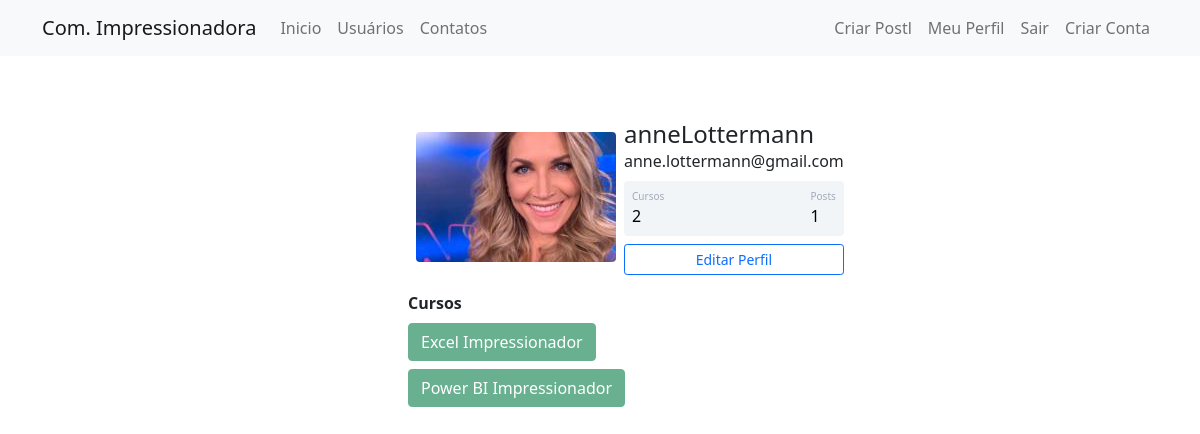
The app's page /perfil (signed in) with its own data.
### comunidadeimpressionadora/models.py (models this page shows)
class Usuario(database.Model, UserMixin):
    id = database.Column(database.Integer, primary_key=True)
    username = database.Column(database.String, nullable=False)
    email = database.Column(database.String, nullable=False, unique=True)
    senha = database.Column(database.String, nullable=False)
    foto_perfil = database.Column(database.String, default='default.jpg')
    posts = database.relationship('Post', backref='autor', lazy=True)
    cursos = database.Column(database.String, nullable=False, default='Não Informado')
    def contar_posts(self):
        return len(self.posts)

### comunidadeimpressionadora/routes.py (the view)
@app.route('/perfil')
@login_required
def perfil():
    foto_perfil = url_for('static', filename='fotos_perfil/{}'.format(current_user.foto_perfil))
    return render_template('perfil.html', foto_perfil=foto_perfil)

### comunidadeimpressionadora/models.py (called while the page is built)
@login_manager.user_loader
def load_usuario(id_usuario):
    return Usuario.query.get(int(id_usuario))

### comunidadeimpressionadora/templates/perfil.html (shortened to what this page needs)
{% extends 'base.html' %}
{% block body %}
          <div class="container mt-5 d-flex justify-content-center">
              <div class="card p-3">
                  <div class="d-flex align-items-center">
                      <div class="image pe-2"> <img src="{{ foto_perfil }}" class="rounded" width="200"> </div>
                      <div class="ml-3 w-100">
                              <h4 class="mb-0 mt-0">{{ current_user.username }}</h4> <span> {{ current_user.email }}</span>
                              <div class="p-2 mt-2 bg-primary d-flex justify-content-between rounded text-white stats">
                                  {% if 'Não Informado' in current_user.cursos %}
                                    <div class="d-flex flex-column"> <span class="articles">Cursos</span> <span class="number1">0</span> </div>
                                  {% else %}
                                    <div class="d-flex flex-column"> <span class="articles">Cursos</span> <span class="number1">{{ current_user.cursos.count(';') + 1 }}</span> </div>
                                  {% endif %}
                                  <div class="d-flex flex-column"> <span class="rating">Posts</span> <span class="number3">{{ current_user.contar_posts() }}</span> </div>
                              </div>
                              <div class="button mt-2 d-flex flex-row align-items-center">
                                  <a class="w-100" href="{{ url_for('editar_perfil') }}">
                                      <button class="btn btn-sm btn-outline-primary w-100">Editar Perfil</button>
                                  </a>
                              </div>
                      </div>
                </div>
              </div>
          </div>
          {% if 'Não Informado' not in current_user.cursos %}
                  <div class="row justify-content-center">
                      <div class="col col-4" style="text-align-center">
                            <strong>Cursos</strong><br>
                            {% for curso in current_user.cursos.split(';') %}
                                <button type="button" class="btn btn-success mt-2" disabled>{{ curso }}</button>
                            {% endfor %}
                      </div>
                  </div>
          {% endif %}
{% endblock %}

### comunidadeimpressionadora/static/main.css (style rules this page uses)
.card { width: 400px; border: none; border-radius: 10px; background-color: #fff }
.stats { background: #f2f5f8 !important; color: #000 !important }
.articles { font-size: 10px; color: #a1aab9 }
.number1 { font-weight: 500 }
.rating { font-size: 10px; color: #a1aab9 }
.number3 { font-weight: 500 }

### records on screen
Usuario: username "anneLottermann", email "anne.lottermann@gmail.com", cursos "2"

### other values on screen
{{ current_user.contar_posts() }} "1"
{{ curso }} "Excel Impressionador" "Power BI Impressionador"
